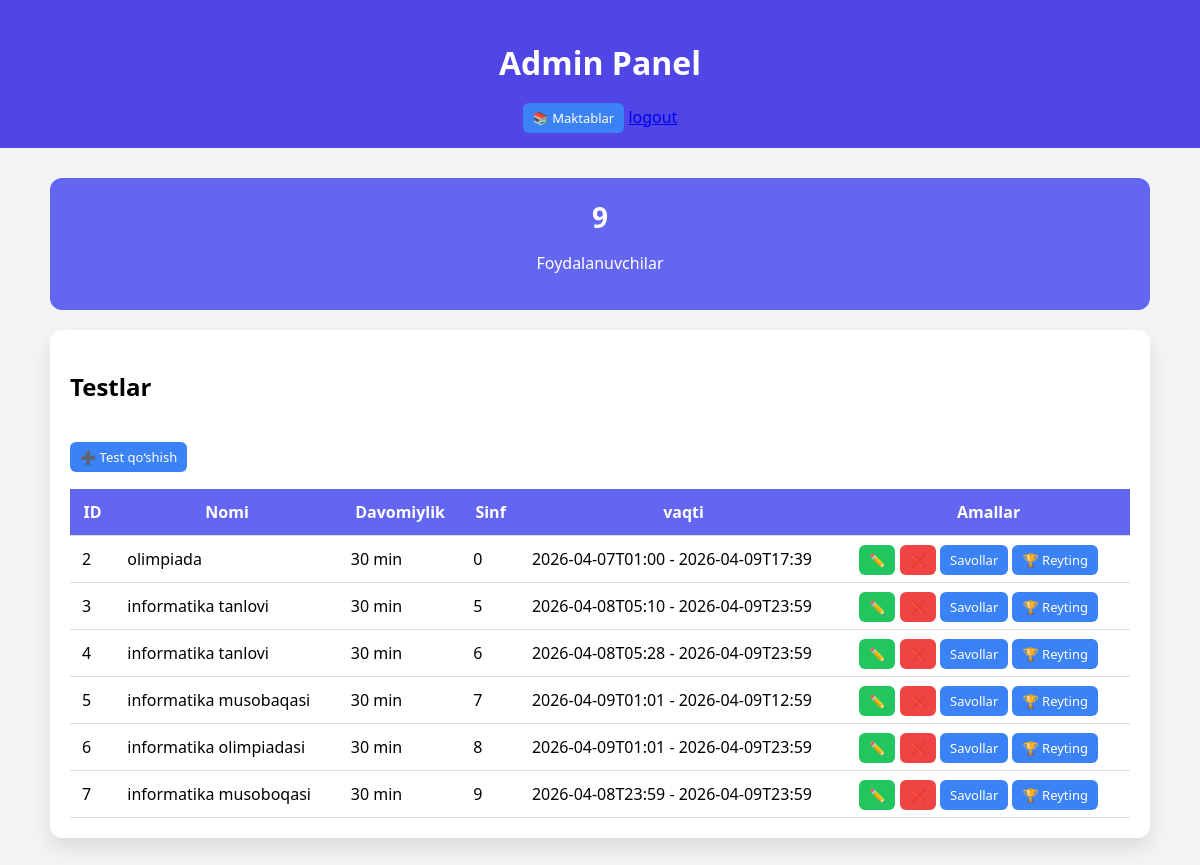
Page /admin/ (signed in) on the committed database.
### tables this page shows
CREATE TABLE tests (
            id INTEGER PRIMARY KEY AUTOINCREMENT,
            title TEXT NOT NULL,
            duration INTEGER NOT NULL,
            description TEXT NOT NULL,
            test_class INTEGER NOT NULL,
            start_time DATETIME NOT NULL,
            end_time DATETIME NOT NULL
        );

### routes/admin.py (the view)
@bp.route("/")
def admin_dashboard():
    if session.get("role") != "admin":
        return redirect("/login")
    with sqlite3.connect("database.db") as conn:
        conn.row_factory = sqlite3.Row
        user_count = conn.execute("SELECT COUNT(*) as total FROM users").fetchone()["total"]
        tests= conn.execute(""" select * from tests """).fetchall()
    return render_template("admin/dashboard.html", user_count=user_count, tests=tests)

### templates/admin/dashboard.html (shortened to what this page needs)
<!DOCTYPE html>
<html lang="uz">
<head>
</head>
<body>
<header>
    <h1>Admin Panel</h1>
    <a href="/admin/schools" class="button add">📚 Maktablar</a>
    <a href="/logout">logout</a>
</header>
<div class="container">
    <div class="stats">
        <div class="stat-box">
            <h2>{{ user_count }}</h2>
            <p>Foydalanuvchilar</p>
        </div>
    </div>
    <div class="card">
        <h2>Testlar</h2>
        <br>
        <a href="/admin/add_test" class="button add">➕ Test qo‘shish</a>
        <br><br>
        <table>
            <thead>
                <tr>
                    <th>ID</th>
                    <th>Nomi</th>
                    <th>Davomiylik</th>
                    <th>Sinf</th>
                    <th>vaqti</th>
                    <th>Amallar</th>
                </tr>
            </thead>
            <tbody>
                {% for test in tests %}
                <tr>
                    <td>{{ test.id }}</td>
                    <td>{{ test.title }}</td>
                    <td>{{ test.duration }} min</td>
                    <td>{{ test.test_class }}</td>
                    <td>{{ test.start_time }} - {{ test.end_time }}</td>
                    <td>
                        <a href="/admin/edit_test/{{ test.id }}" class="button edit">✏️</a>
                        <a href="/admin/delete_test/{{ test.id }}" class="button delete"
                           onclick="return confirm('O‘chirmoqchimisiz?')">❌</a>
                        <a href="/admin/questions/{{ test.id }}" class="button add">Savollar</a>
                        <a href="/admin/test_ranking/{{ test.id }}" class="button add">🏆 Reyting</a>
                    </td>
                </tr>
                {% endfor %}
            </tbody>
        </table>
    </div>
</div>
</body>
</html>

### templates/admin/dashboard.html (style rules this page uses)
body { font-family: 'Segoe UI', sans-serif; background: #f3f4f6; margin: 0; }
header { background: #4f46e5; color: #fff; padding: 20px; text-align: center; }
.container { max-width: 1100px; margin: 30px auto; padding: 0 20px; }
.card { background: #fff; padding: 20px; border-radius: 12px; box-shadow: 0 10px 20px rgba(0,0,0,0.1); margin-bottom: 25px; }
.stats { display: flex; gap: 20px; margin-bottom: 20px; }
.stat-box { flex: 1; background: #6366f1; color: #fff; padding: 20px; border-radius: 12px; text-align: center; }
.stat-box h2 { font-size: 28px; margin: 0; }
table { width: 100%; border-collapse: collapse; }
table th, table td { padding: 12px; border-bottom: 1px solid #ddd; }
table th { background: #6366f1; color: #fff; }
.button { padding: 6px 10px; border-radius: 6px; text-decoration: none; color: #fff; font-size: 13px; }
.edit { background: #22c55e; }
.delete { background: #ef4444; }
.add { background: #3b82f6; }

### rows in the picture
tests: id "2", title "olimpiada", duration "30", test_class "0", start_time "2026-04-07T01:00", end_time "2026-04-09T17:39"
tests: id "3", title "informatika tanlovi", duration "30", test_class "5", start_time "2026-04-08T05:10", end_time "2026-04-09T23:59"
tests: id "4", title "informatika tanlovi", duration "30", test_class "6", start_time "2026-04-08T05:28", end_time "2026-04-09T23:59"
tests: id "5", title "informatika musobaqasi", duration "30", test_class "7", start_time "2026-04-09T01:01", end_time "2026-04-09T12:59"
tests: id "6", title "informatika olimpiadasi", duration "30", test_class "8", start_time "2026-04-09T01:01", end_time "2026-04-09T23:59"
tests: id "7", title "informatika musoboqasi", duration "30", test_class "9", start_time "2026-04-08T23:59", end_time "2026-04-09T23:59"

### other values in the picture
{{ user_count }} "9"
